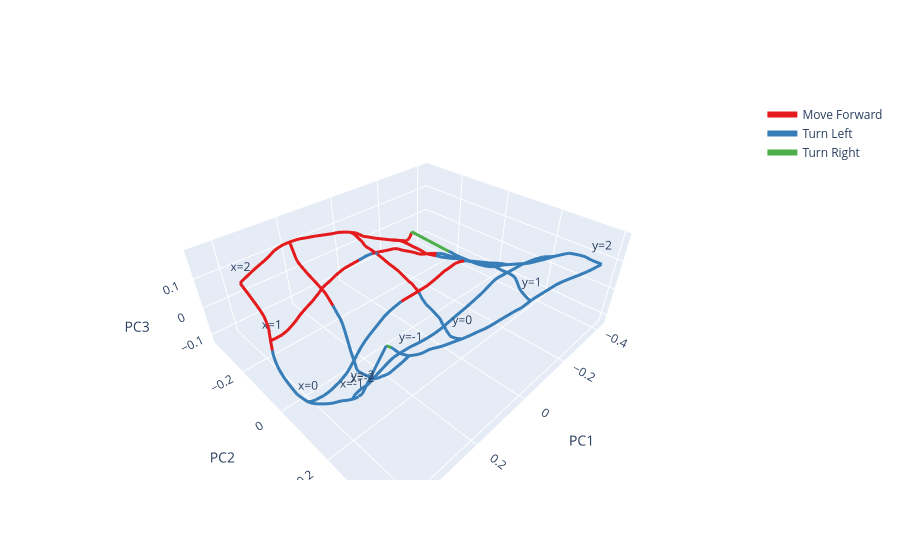

Notebook code for this chart:
### Code cell
import plotly.graph_objects as go

fig = go.Figure()

unique_actions = sorted(df["action"].unique())
colors_map = {action: px.colors.qualitative.Set1[i % 9] for i, action in enumerate(unique_actions)}

discrete = [-2,-1,0,1,2]

# loop over unique y-values
for y_val in discrete:
    sub = df[df["y"] == y_val].sort_values("x")  # sort by x so line flows correctly
  
    # iterate over consecutive points
    for k in range(len(sub) - 1):
        x_pair = sub["PC1"].iloc[k:k+2]
        y_pair = sub["PC2"].iloc[k:k+2]
        z_pair = sub["PC3"].iloc[k:k+2]
        action_pair = sub["action"].iloc[k]  # color by first point of segment

        fig.add_trace(go.Scatter3d(
            x=x_pair,
            y=y_pair,
            z=z_pair,
            mode="lines",
            line=dict(color=colors_map[action_pair], width=6),
            showlegend=False,  # we’ll handle legend separately
            text=[f"x: {x}, y: {y}, action: {a}"
              for x, y, a in zip(sub["x"].iloc[k:k+2], sub["y"].iloc[k:k+2], sub["action"].iloc[k:k+2])]
        ))

    fig.add_trace(go.Scatter3d(
        x=[sub["PC1"].iloc[0]],
        y=[sub["PC2"].iloc[0]],
        z=[sub["PC3"].iloc[0]],
        mode="text",
        text=[f"y={y_val}"],
        textposition="top center",
        showlegend=False
    ))

for x_val in discrete:
    sub = df[df["x"] == x_val].sort_values("y")  # sort by x so line flows correctly

    # iterate over consecutive points
    for k in range(len(sub) - 1):
        x_pair = sub["PC1"].iloc[k:k+2]
        y_pair = sub["PC2"].iloc[k:k+2]
        z_pair = sub["PC3"].iloc[k:k+2]
        action_pair = sub["action"].iloc[k]  # color by first point of segment

        fig.add_trace(go.Scatter3d(
            x=x_pair,
            y=y_pair,
            z=z_pair,
            mode="lines",
            line=dict(color=colors_map[action_pair], width=6),
            showlegend=False,  # we’ll handle legend separately
            text=[f"x: {x}, y: {y}, action: {a}"
              for x, y, a in zip(sub["x"].iloc[k:k+2], sub["y"].iloc[k:k+2], sub["action"].iloc[k:k+2])]
        ))

    #add a text label at the last point of the line
    fig.add_trace(go.Scatter3d(
        x=[sub["PC1"].iloc[0]],
        y=[sub["PC2"].iloc[0]],
        z=[sub["PC3"].iloc[0]],
        mode="text",
        text=[f"x={x_val}"],
        textposition="top center",
        showlegend=False
    ))

# optional: create dummy traces for legend
for action, color in colors_map.items():
    fig.add_trace(go.Scatter3d(
        x=[None],
        y=[None],
        z=[None],
        mode="lines",
        line=dict(color=color, width=6),
        name=action
    ))

fig.update_layout(scene=dict(
    xaxis_title="PC1",
    yaxis_title="PC2",
    zaxis_title="PC3"
))

fig.show()
